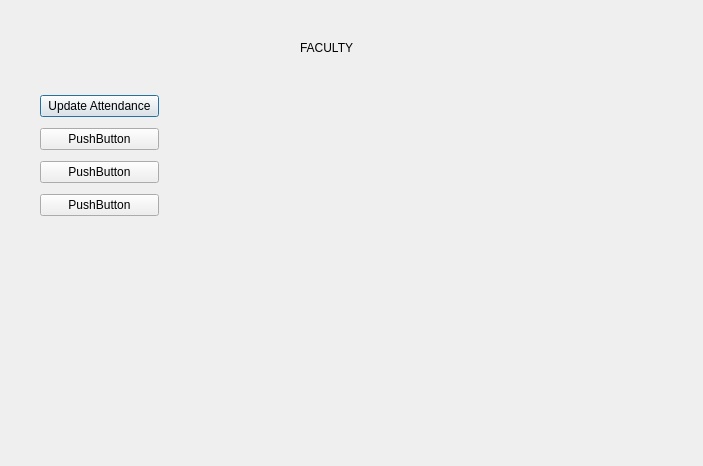
<?xml version="1.0" encoding="UTF-8"?>
<ui version="4.0">
 <class>FacultyPortion</class>
 <widget class="QDialog" name="FacultyPortion">
  <property name="geometry">
   <rect>
    <x>0</x>
    <y>0</y>
    <width>703</width>
    <height>466</height>
   </rect>
  </property>
  <property name="windowTitle">
   <string>Dialog</string>
  </property>
  <widget class="QLabel" name="label">
   <property name="geometry">
    <rect>
     <x>360</x>
     <y>120</y>
     <width>251</width>
     <height>171</height>
    </rect>
   </property>
   <property name="text">
    <string/>
   </property>
  </widget>
  <widget class="QLabel" name="label_2">
   <property name="geometry">
    <rect>
     <x>300</x>
     <y>40</y>
     <width>55</width>
     <height>16</height>
    </rect>
   </property>
   <property name="text">
    <string>FACULTY</string>
   </property>
  </widget>
  <widget class="QWidget" name="">
   <property name="geometry">
    <rect>
     <x>40</x>
     <y>90</y>
     <width>119</width>
     <height>135</height>
    </rect>
   </property>
   <layout class="QVBoxLayout" name="verticalLayout">
    <item>
     <widget class="QPushButton" name="pushButton">
      <property name="text">
       <string>Update Attendance</string>
      </property>
     </widget>
    </item>
    <item>
     <widget class="QPushButton" name="pushButton_2">
      <property name="text">
       <string>PushButton</string>
      </property>
     </widget>
    </item>
    <item>
     <widget class="QPushButton" name="pushButton_3">
      <property name="text">
       <string>PushButton</string>
      </property>
     </widget>
    </item>
    <item>
     <widget class="QPushButton" name="pushButton_4">
      <property name="text">
       <string>PushButton</string>
      </property>
     </widget>
    </item>
   </layout>
  </widget>
 </widget>
 <resources/>
 <connections/>
</ui>
